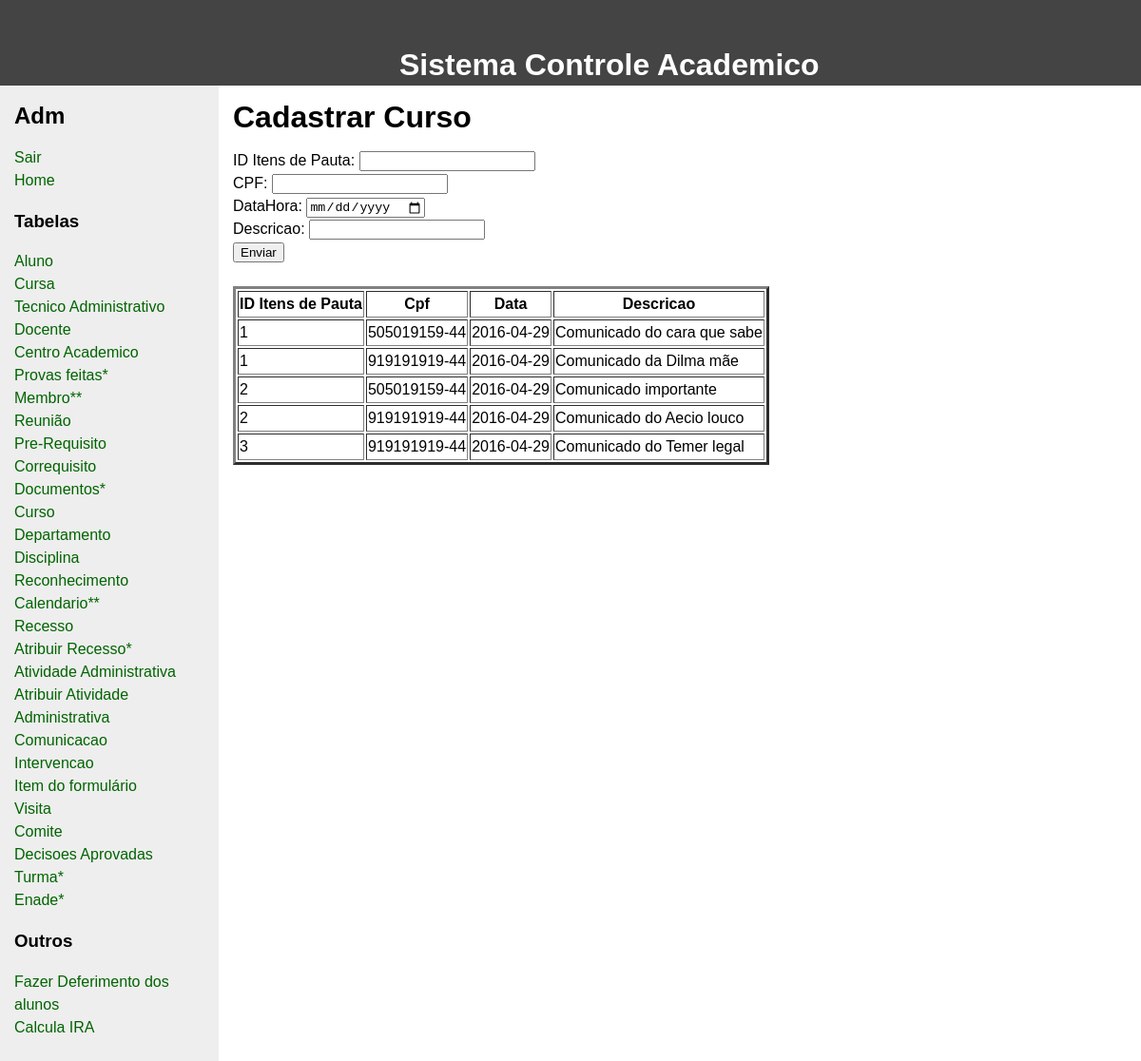
The app's page /NovaInterface/criarComunicacao.php, older data.
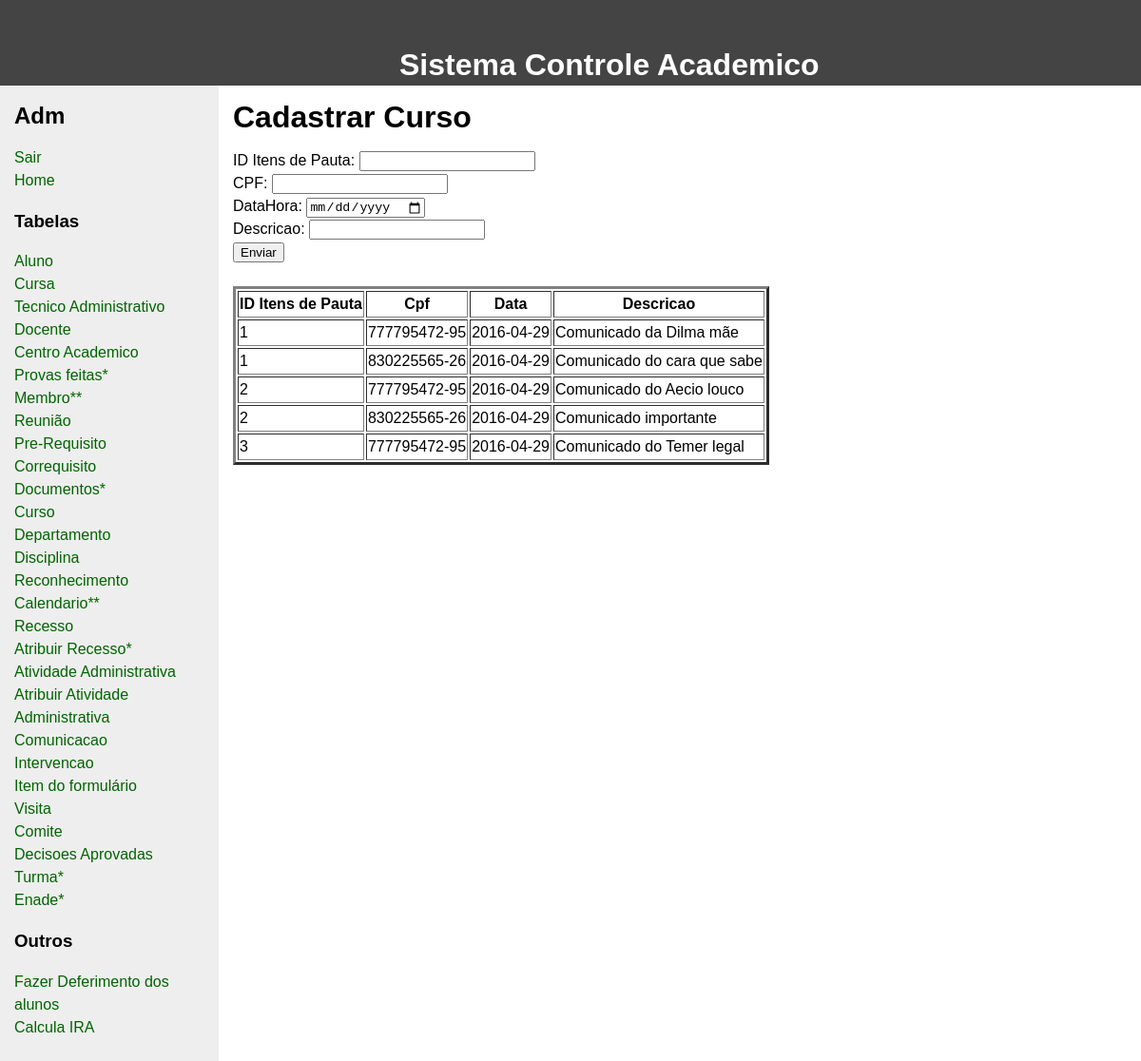
The same page, newer data.
### tables this page shows
CREATE TABLE comunicacoes (
    data_hora    DATE,
    descricao    LONGTEXT,
    id_itens_de_pauta     INT,
    cpf                   CHAR(12),
    CONSTRAINT comunicacao_itens_de_pauta_fk FOREIGN KEY (id_itens_de_pauta) references itens_de_pauta (id),
    CONSTRAINT comunicacao_cpf_fk FOREIGN KEY (cpf) references membro (cpf),
    CONSTRAINT comunicacao_pk PRIMARY KEY (id_itens_de_pauta, cpf, data_hora)
);

### NovaInterface/criarComunicacao.php (the view, shortened to what this page needs)
<!DOCTYPE html>
<html>
 <head>
    <div class id=head>
    <b> Sistema Controle Academico </b>
    </div>
    </head>
 <body>
   <div id="wrapper">
     <main>
       <div id="content">
         <div class="innertube">
           <h1>Cadastrar Curso</h1>
           <p >
             <form action="criarComunicacao.php" method="post" align=”center”>
             ID Itens de Pauta: <input type="text" name="id_idp" /><br>
             CPF:  <input type="text" name="cpf"/><br>
             DataHora:  <input type="date" name="data_hora"/><br>
             Descricao:  <input type="text" name="descricao"/><br>
             <input type="submit" value="Enviar" name="submit">
             </form>
             <?php
             $host     = "localhost";
             $port     = 3306;
             $socket   = "";
             $user     = "root";
             $password = "";
             $dbname   = "labbd";
             $con = new mysqli($host, $user, $password, $dbname, $port, $socket)
                     or die ('Could not connect to the database server' . mysqli_connect_error());
             $sql = "SELECT * FROM comunicacoes";
             $result = $con->query($sql);
             echo "<br>";
             echo "<table border=3>";
             echo "<th> ID Itens de Pauta </th> <th> Cpf</th>  <th> Data </th> <th> Descricao</th>";
             if ($result->num_rows > 0) {
                 while($row = $result->fetch_assoc()) {
                   echo "<tr>";
                     echo "<td>" ;
                     echo  $row["id_itens_de_pauta"];
                     echo "</td>";
                     echo "<td>" ;
                     echo $row["cpf"];
                     echo "</td>";
                     echo "<td>" ;
                     echo $row["data_hora"];
                     echo "</td>";
                     echo "<td>" ;
                     echo $row["descricao"];
                     echo "</td>";
                   echo "</tr>";
                 }
             echo "</table>";
             } else {
                 echo "0 results";
             }
          ?>
           </p>
         </div>
       </div>
     </main>
<?php include("sidebarAdm.php"); ?>
   </div>
 </body>
</html>

Row changes from the older to the newer data that the page shows:
removed comunicacoes: id_itens_de_pauta "1", cpf "505019159-44", data_hora "2016-04-29", descricao "Comunicado do cara que sabe"
removed comunicacoes: id_itens_de_pauta "1", cpf "919191919-44", data_hora "2016-04-29", descricao "Comunicado da Dilma mãe"
removed comunicacoes: id_itens_de_pauta "2", cpf "505019159-44", data_hora "2016-04-29", descricao "Comunicado importante"
removed comunicacoes: id_itens_de_pauta "2", cpf "919191919-44", data_hora "2016-04-29", descricao "Comunicado do Aecio louco"
removed comunicacoes: id_itens_de_pauta "3", cpf "919191919-44", data_hora "2016-04-29", descricao "Comunicado do Temer legal"
added comunicacoes: id_itens_de_pauta "1", cpf "777795472-95", data_hora "2016-04-29", descricao "Comunicado da Dilma mãe"
added comunicacoes: id_itens_de_pauta "1", cpf "830225565-26", data_hora "2016-04-29", descricao "Comunicado do cara que sabe"
added comunicacoes: id_itens_de_pauta "2", cpf "777795472-95", data_hora "2016-04-29", descricao "Comunicado do Aecio louco"
added comunicacoes: id_itens_de_pauta "2", cpf "830225565-26", data_hora "2016-04-29", descricao "Comunicado importante"
added comunicacoes: id_itens_de_pauta "3", cpf "777795472-95", data_hora "2016-04-29", descricao "Comunicado do Temer legal"
